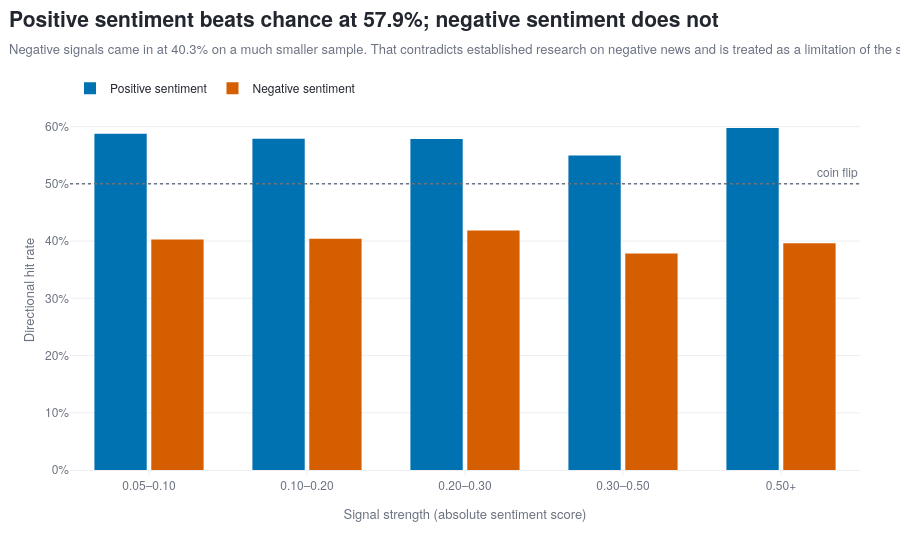

Write notebook code for a chart like this one.
### Code cell
fig = go.Figure()
for direction, colour in [('Positive sentiment', POS), ('Negative sentiment', NEG)]:
    d = asym[asym.dir == direction]
    fig.add_trace(go.Bar(
        x=d.band.astype(str), y=d.hit, name=direction,
        marker_color=colour, customdata=d.n,
        hovertemplate=('<b>'+direction+'</b><br>strength %{x}'
                       '<br>hit rate %{y:.1%}<br>%{customdata:,} signals<extra></extra>')))

fig.add_hline(y=0.5, line_color=MUTED, line_width=1.5, line_dash='dot')
fig.add_annotation(x=len(labels)-0.5, y=0.5, text='coin flip', showarrow=False,
                   yshift=12, xanchor='right', font=dict(color=MUTED, size=12))

fig.update_layout(barmode='group', bargap=0.28, bargroupgap=0.08,
                  legend=dict(orientation='h', y=1.02, x=0, yanchor='bottom'))
fig.update_xaxes(title='Signal strength (absolute sentiment score)')
fig.update_yaxes(title='Directional hit rate', tickformat='.0%')

pos_rate = float(overall.loc['Positive sentiment','mean'])
neg_rate = float(overall.loc['Negative sentiment','mean'])
gap = abs(neg_rate - pos_rate) * 100

# A rate below 50% is not weak prediction, it is inverse prediction: the price
# reliably moved the opposite way to the sentiment.
if neg_rate < 0.5 < pos_rate:
    headline = (f'Positive sentiment beats chance at {pos_rate:.1%}; '
                f'negative sentiment does not')
    sub = (f'Negative signals came in at {neg_rate:.1%} on a much smaller sample. '
           f'That contradicts established research on negative news and is treated as '
           f'a limitation of the sentiment model, not a tradeable finding')
elif pos_rate < 0.5 < neg_rate:
    headline = 'Negative buzz predicts direction; positive buzz is contrarian'
    sub = (f'Negative sentiment is right {neg_rate:.1%} of the time while positive '
           f'sentiment is right only {pos_rate:.1%}')
else:
    stronger = 'Negative' if neg_rate > pos_rate else 'Positive'
    headline = f'{stronger} sentiment is the more reliable signal, by {gap:.1f} points'
    sub = ('Hit rate by signal strength, split by direction. Comparing within strength '
           'bands controls for one side producing more extreme scores')

titled(fig, headline, sub, height=540)
fig.show()

print(f'Positive signals: {pos_rate:.1%} on {int(overall.loc["Positive sentiment","size"]):,}')
print(f'Negative signals: {neg_rate:.1%} on {int(overall.loc["Negative sentiment","size"]):,}')

### Figure 1 — Plotly figure (JSON) as saved in the notebook; plotly's stock layout.template omitted (floating-point values rounded to 4 significant figures)
{"data": [{"customdata": [8329, 10150, 4578, 3760, 2895], "hovertemplate": "<b>Positive sentiment</b><br>strength %{x}<br>hit rate %{y:.1%}<br>%{customdata:,} signals<extra></extra>", "marker": {"color": "#0072B2"}, "name": "Positive sentiment", "type": "bar", "x": ["0.05–0.10", "0.10–0.20", "0.20–0.30", "0.30–0.50", "0.50+"], "y": [0.5876, 0.5789, 0.5782, 0.5497, 0.5976]}, {"customdata": [4138, 3161, 1071, 587, 53], "hovertemplate": "<b>Negative sentiment</b><br>strength %{x}<br>hit rate %{y:.1%}<br>%{customdata:,} signals<extra></extra>", "marker": {"color": "#D55E00"}, "name": "Negative sentiment", "type": "bar", "x": ["0.05–0.10", "0.10–0.20", "0.20–0.30", "0.30–0.50", "0.50+"], "y": [0.4029, 0.404, 0.4183, 0.3782, 0.3962]}], "layout": {"annotations": [{"font": {"color": "#6B7280", "size": 12}, "showarrow": false, "text": "coin flip", "x": 4.5, "xanchor": "right", "y": 0.5, "yshift": 12}], "bargap": 0.28, "bargroupgap": 0.08, "barmode": "group", "height": 540, "legend": {"orientation": "h", "x": 0, "y": 1.02, "yanchor": "bottom"}, "shapes": [{"line": {"color": "#6B7280", "dash": "dot", "width": 1.5}, "type": "line", "x0": 0, "x1": 1, "xref": "x domain", "y0": 0.5, "y1": 0.5, "yref": "y"}], "title": {"text": "<b>Positive sentiment beats chance at 57.9%; negative sentiment does not</b><br><span style='font-size:13px;color:#6B7280'>Negative signals came in at 40.3% on a much smaller sample. That contradicts established research on negative news and is treated as a limitation of the sentiment model, not a tradeable finding</span>"}, "xaxis": {"title": {"text": "Signal strength (absolute sentiment score)"}}, "yaxis": {"tickformat": ".0%", "title": {"text": "Directional hit rate"}}}}
